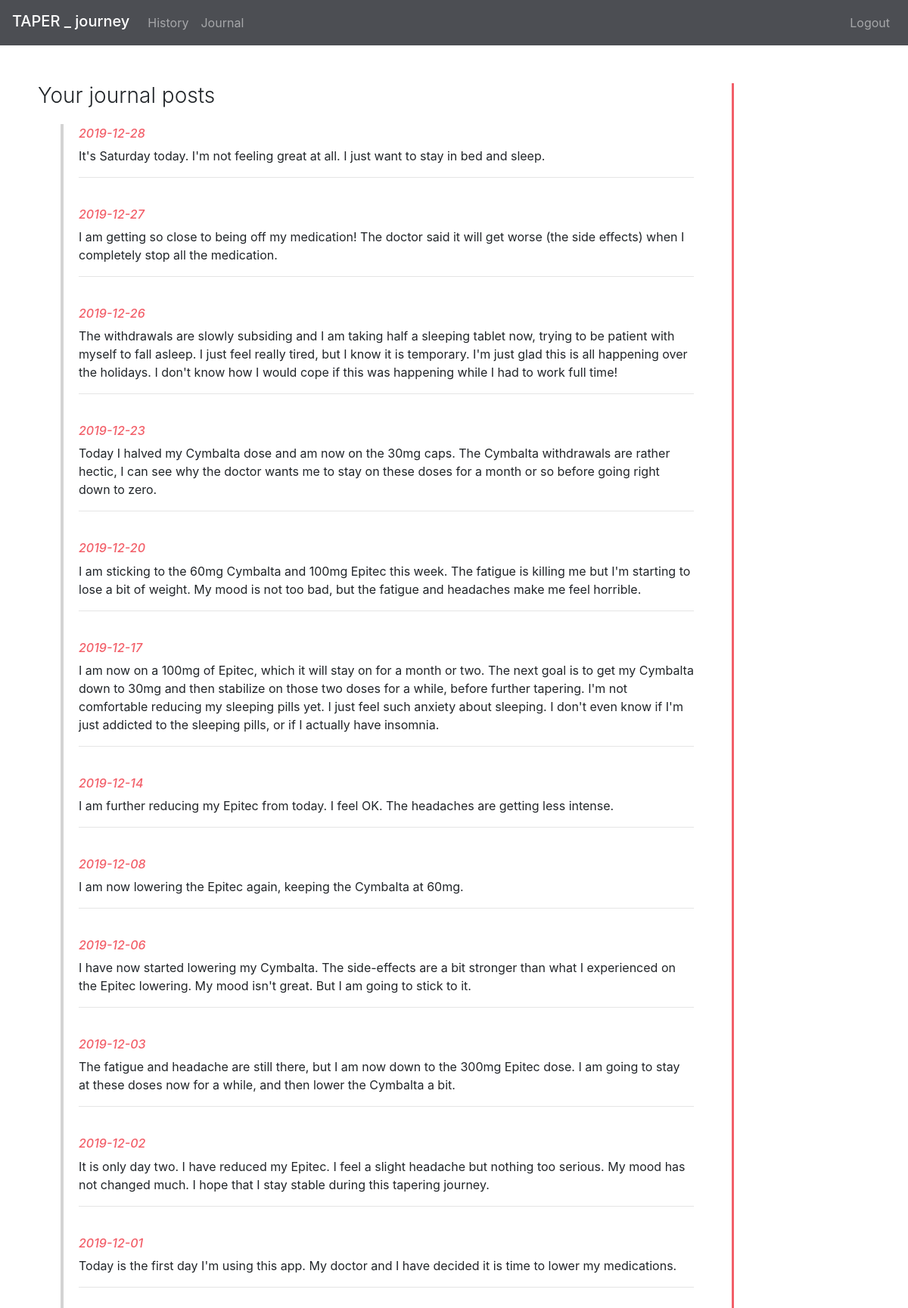
Page /journal (signed in) on the earlier database version.
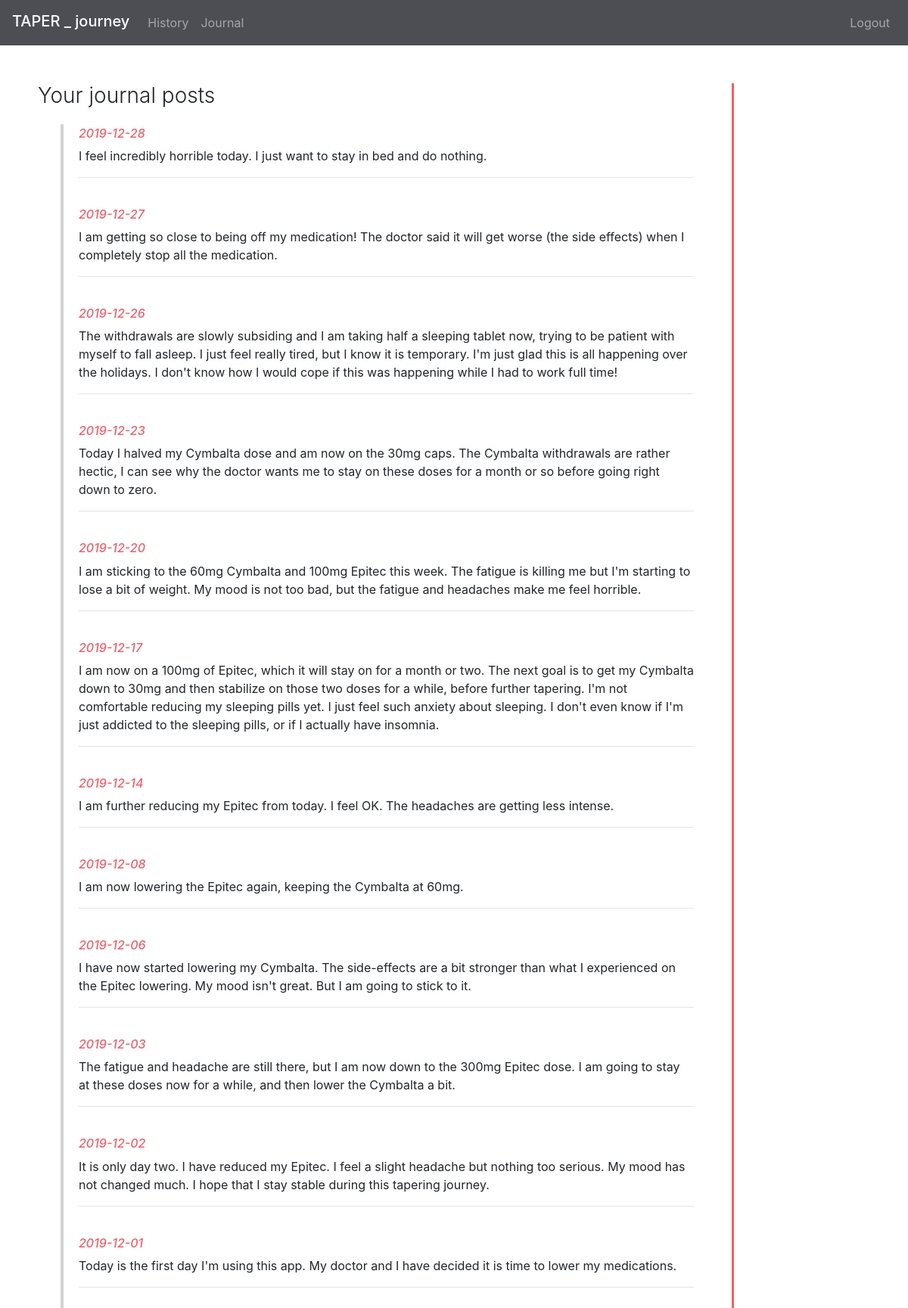
Same page on the later database version.
### tables this page shows
CREATE TABLE 'entries' ('id' integer PRIMARY KEY AUTOINCREMENT NOT NULL,'drugs' text,'doses' text, 'mood' smallint, 'side_effects' text, 'journal' text, 'user_id' integer NOT NULL, 'entry_date' date NOT NULL);

### application.py (the view)
@app.route("/journal", methods=["GET", "POST"])
@signin_required
def journal():
    if not (db.execute("SELECT journal, entry_date From entries WHERE user_id=? AND journal IS NOT NULL ORDER BY entry_date DESC" , (session["user_id"]))):
        journal_data={"hasJournalEntries" : "false"}
    else:
        rows = db.execute("SELECT journal, entry_date From entries WHERE user_id=? AND journal IS NOT NULL ORDER BY entry_date DESC" , (session["user_id"]))
        journal_data = []
        for row in rows:
            journal_data.append({"date": row["entry_date"], "entry": row["journal"]})
        return render_template("journal.html", page_data=journal_data)

### application.py (called while the page is built)
@app.after_request
def after_request(response):
    response.headers["Cache-Control"] = "no-cache, no-store, must-revalidate"
    response.headers["Expires"] = 0
    response.headers["Pragma"] = "no-cache"
    return response

### helpers.py (called while the page is built)
def signin_required(f):
    @wraps(f)
    def decorated_function(*args, **kwargs):
        if session.get("user_id") is None:
            return redirect("/signin")
        return f(*args, **kwargs)
    return decorated_function

### templates/journal.html (shortened to what this page needs)
{% extends "layout.html" %}
{% block main %}
<div id="journalPageContainer">
    <div class="wrapper">
        <h3 class="font-weight-light" >Your journal posts</h3>
        <div id="borderContainer">
            {% for entry in page_data %}
            <div class="journalEntryCard">
                <i><h6> {{ entry.date }} </h6></i>
                <div> {{ entry.entry }} </div>
                <hr>
            </div>
            {% endfor %}
        </div>
    </div>
</div>
{% endblock %}

Differences in the rows shown:
changed entries: entry "It's Saturday today. I'm not feeling great at all. I just want to stay in bed and sleep." → "I feel incredibly horrible today. I just want to stay in bed and do nothing."
